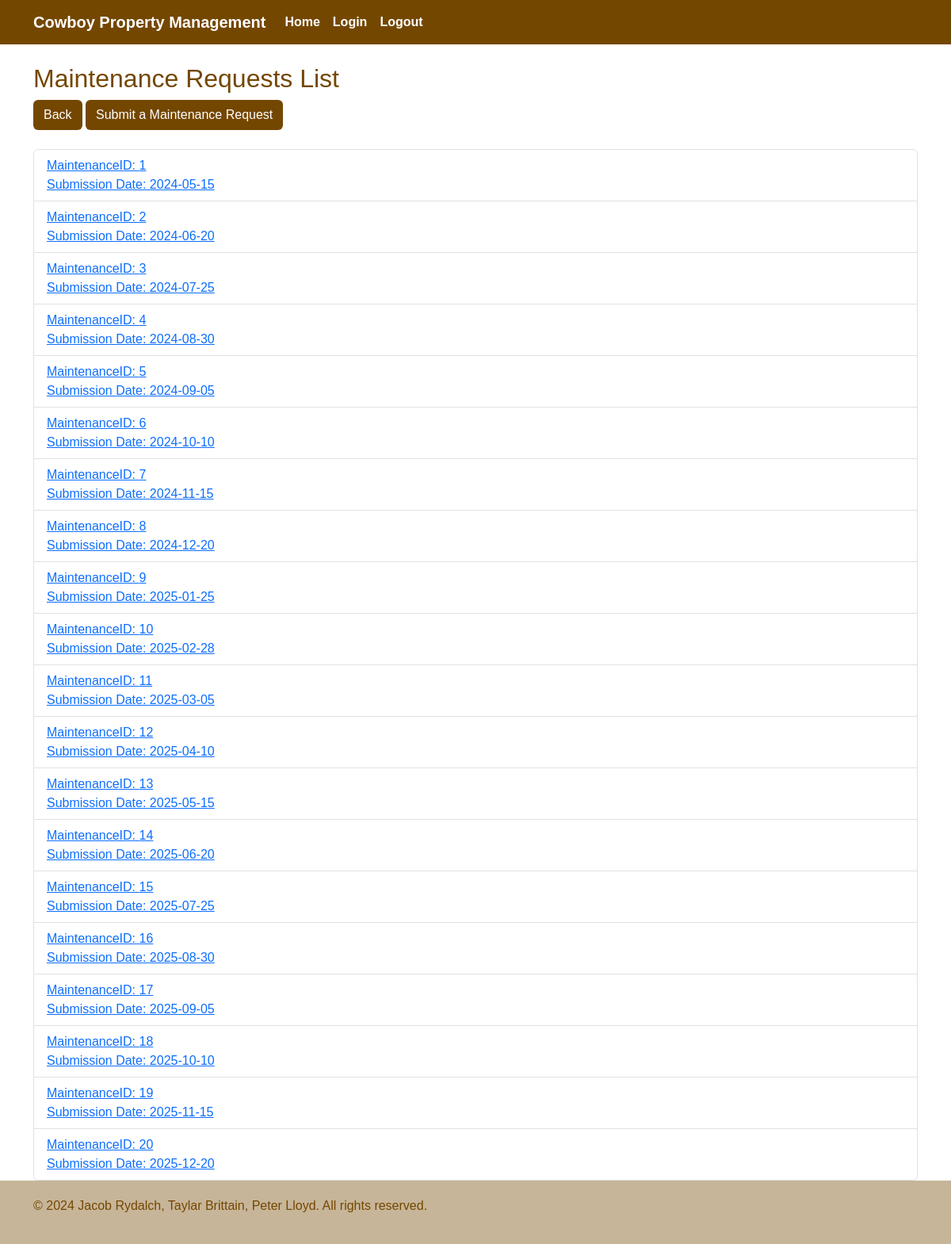
The page /maintenance-list.php (signed in) on the database its author committed.
### tables this page shows
CREATE TABLE IF NOT EXISTS `maintenance` (
  `MaintenanceID` int UNSIGNED NOT NULL AUTO_INCREMENT,
  `UnitID` int UNSIGNED NOT NULL,
  `StatusID` tinyint UNSIGNED NOT NULL,
  `Date` date NOT NULL,
  `Issue` varchar(500) NOT NULL,
  PRIMARY KEY (`MaintenanceID`),
  KEY `UnitID` (`UnitID`),
  KEY `StatusID` (`StatusID`)
);

### maintenance-list.php (the view, shortened to what this page needs)
<!DOCTYPE html>
<html>
	<head>
		<link href="https://cdn.jsdelivr.net/npm/bootstrap@5.3.3/dist/css/bootstrap.min.css" rel="stylesheet">
		<link href="cpm-universal-styles.css" rel="stylesheet">
	</head>
	<body>
		<nav class="navbar navbar-expand-lg custom-navbar">
			<div class="container">
			    <a class="navbar-brand custom-navbar-item" href="public-home.php">Cowboy Property Management</a>
				<div class="collapse navbar-collapse text-center" id="navbarNav">
					<ul class="navbar-nav ml-auto">
						<li class="nav-item">
							<a class="nav-link custom-navbar-item" href="public-home.php" >Home</a>
						</li>
						<li class="nav-item">
							<a class="nav-link custom-navbar-item" href="login-form.php" >Login</a>
						</li>
						<li class="nav-item">
							<a class="nav-link custom-navbar-item" href="logout.php" >Logout</a>
						</li>
					</ul>
				</div>
			</div>
		</nav>
		<br>
		<div class='maintenance-list'>
			<div class='container'>
				<h2 style="color:#744700;">Maintenance Requests List</h2>
				<a href='admin-home.php' class='btn custom-btn1'>Back</a>
				<a href='SubmitMaintenanceRequest.php' class='btn custom-btn1'>Submit a Maintenance Request</a>
				<br><br>
				<ul class='list-group'>
					<?php
						require_once 'login.php';
						$conn = new mysqli($hn, $un, $pw, $db);
						$query = "SELECT * FROM maintenance";
						$result = $conn->query($query);
						if ($result->num_rows > 0) {
							while ($row = $result->fetch_assoc()) {
								echo <<<_END
										<li class='list-group-item list-group-item-active'><a href='maintenance-details.php?MaintenanceID=$row[MaintenanceID]'>
										MaintenanceID: $row[MaintenanceID]<br>
										Submission Date: $row[Date]<br>
										</a></li>
										_END;
							}
						} else {
							echo "No maintenance records found.";
						}
						?>
			</div>
		</div>
		<div class='custom-footer'>
			<div class='container'>
				<p style='color: #744700;'>&copy; 2024 Jacob Rydalch, Taylar Brittain, Peter Lloyd. All rights reserved.</p>
			</div>
	</body>
</html>

### cpm-universal-styles.css (style rules this page uses)
body { font-family: Arial; }
.custom-footer { background-color: #c7b599; padding: 20px; width: 100%; }
.custom-navbar { background-color: #744700; }
.custom-navbar-item { color: white; font-weight: bold; }
.custom-btn1 { background-color: #744700; color: white; }

### rows shown on the page
maintenance: MaintenanceID "1", Date "2024-05-15"
maintenance: MaintenanceID "2", Date "2024-06-20"
maintenance: MaintenanceID "3", Date "2024-07-25"
maintenance: MaintenanceID "4", Date "2024-08-30"
maintenance: MaintenanceID "5", Date "2024-09-05"
maintenance: MaintenanceID "6", Date "2024-10-10"
maintenance: MaintenanceID "7", Date "2024-11-15"
maintenance: MaintenanceID "8", Date "2024-12-20"
maintenance: MaintenanceID "9", Date "2025-01-25"
maintenance: MaintenanceID "10", Date "2025-02-28"
maintenance: MaintenanceID "11", Date "2025-03-05"
maintenance: MaintenanceID "12", Date "2025-04-10"
maintenance: MaintenanceID "13", Date "2025-05-15"
maintenance: MaintenanceID "14", Date "2025-06-20"
maintenance: MaintenanceID "15", Date "2025-07-25"
maintenance: MaintenanceID "16", Date "2025-08-30"
maintenance: MaintenanceID "17", Date "2025-09-05"
maintenance: MaintenanceID "18", Date "2025-10-10"
maintenance: MaintenanceID "19", Date "2025-11-15"
maintenance: MaintenanceID "20", Date "2025-12-20"
